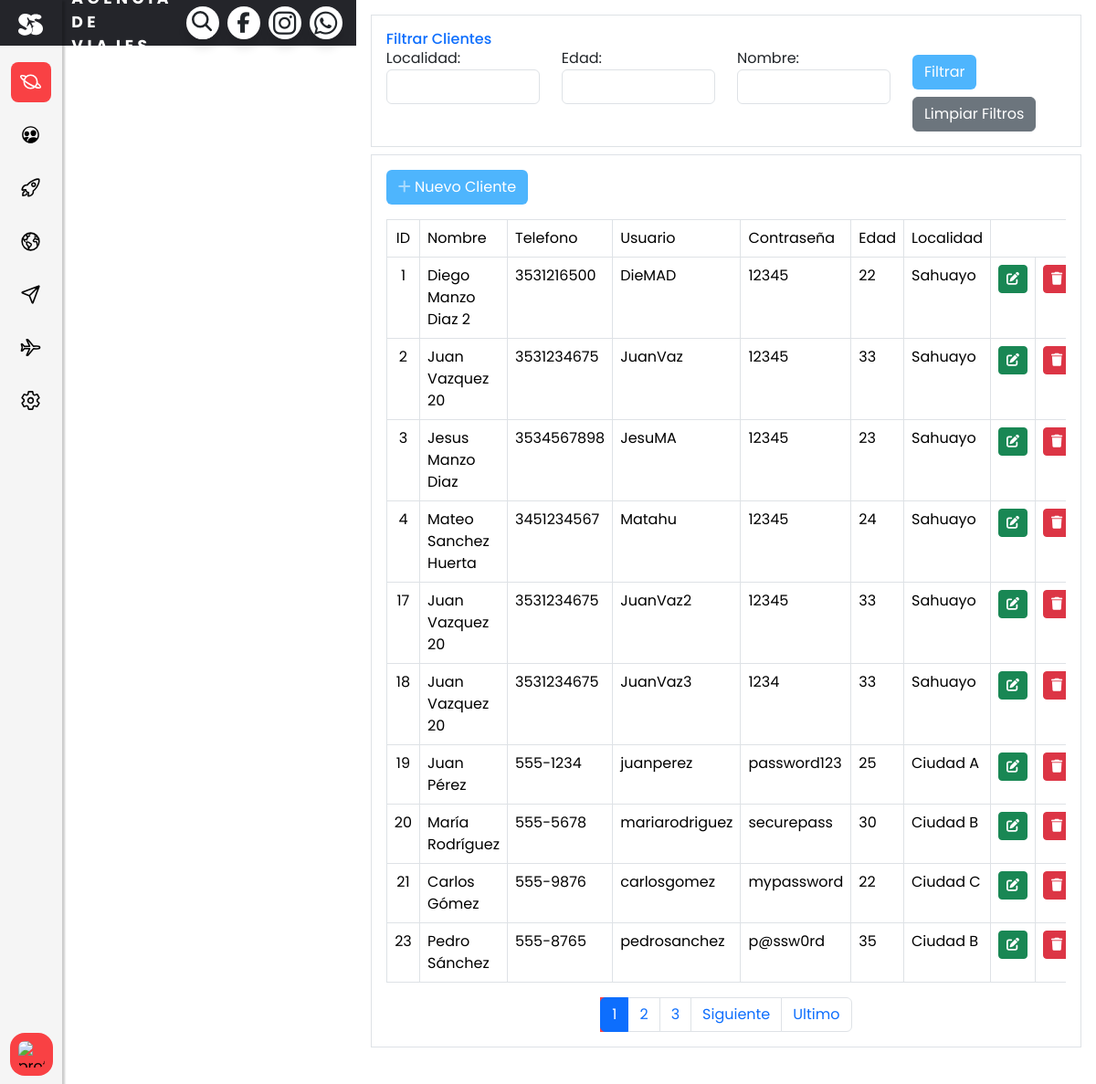
Page /clientes-list on the earlier database version.
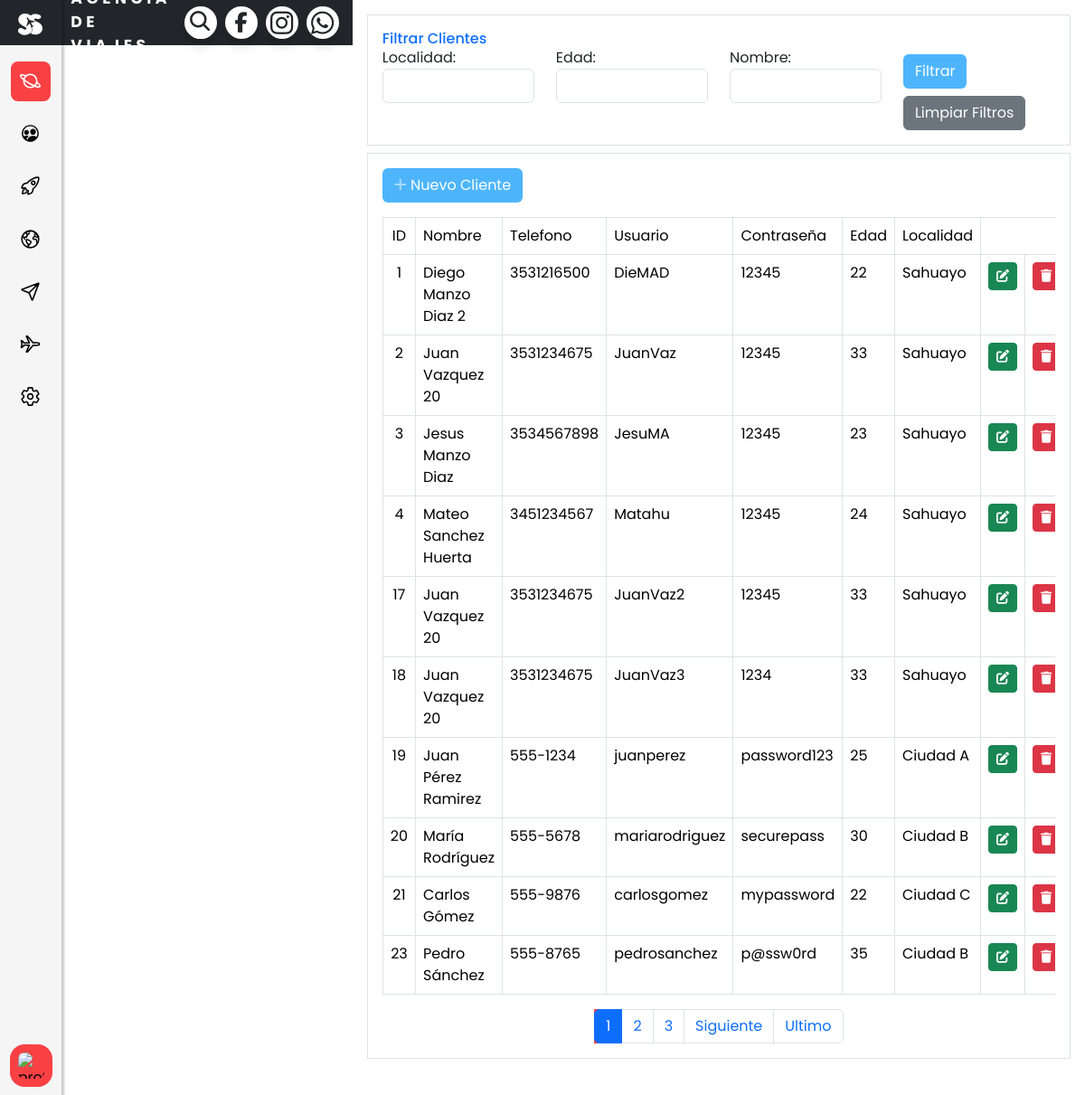
Same page on the later database version.
### clientes/models.py (models this page shows, shortened)
class Cliente(models.Model):
    idcliente = models.AutoField(primary_key=True, unique=True, blank=False, null=False)
    nombrec = models.CharField(max_length=255, blank=False, null=False)
    telefenoc = models.CharField(max_length=20)
    usuarioc = models.CharField(max_length=50, unique=True, blank=False, null=False)
    passwordc = models.CharField(max_length=100, blank=False, null=False)
    edadc = models.IntegerField()
    localidad = models.CharField(max_length=100)
    imagensrc = models.URLField(max_length=200, blank=True, null=True)

### clientes/views.py (the view)
# urls.py: path('clientes-list', views.ClienteListView.as_view(), name='cliente_list'),
class ClienteListView(ListView):
    template_name = 'clientes/clientes_list.html'
    model = Cliente
    context_object_name = "clientes"
    paginate_by = 10
    def get_queryset(self):
        queryset = super().get_queryset()
        localidad = self.request.GET.get('localidad')
        edad = self.request.GET.get('edad')
        nombre = self.request.GET.get('nombre')
        if localidad:
            queryset = queryset.filter(localidad__icontains=localidad)
        if edad:
            queryset = queryset.filter(edadc=edad)
        if nombre:
            queryset = queryset.filter(nombrec__icontains=nombre)
        return queryset

### clientes/templates/clientes/clientes_list.html (shortened to what the changed rows need)
{% extends 'base/base.html' %}
{% block content %}
                <div class="container-fluid p-3 border  mb-4">
                    <div class="card-body">
                        <div class="table-responsive">
                            <table class="table table-bordered" id="dataTable" width="100%" cellspacing="0">
                                <thead>
                                <tr>
                                    <td class="text-center">ID</td>
                                    <td>Nombre</td>
                                    <td>Telefono</td>
                                    <td>Usuario</td>
                                    <td>Contraseña</td>
                                    <td>Edad</td>
                                    <td>Localidad</td>
                                </tr>
                                </thead>
                                <tbody>
                                {% for cliente in clientes %}
                                <tr>
                                    <td class="text-center">{{ cliente.idcliente }}</td>
                                    <td>{{ cliente.nombrec }}</td>
                                    <td>{{ cliente.telefenoc }}</td>
                                    <td>{{ cliente.usuarioc }}</td>
                                    <td>{{ cliente.passwordc }}</td>
                                    <td>{{ cliente.edadc }}</td>
                                    <td>{{ cliente.localidad }}</td>
                                        <td class="text-center">
                                            <a href="{% url 'clientes:cliente_update' cliente.idcliente %}" class="btn btn-success btn-circle btn-sm">
                                                <i class="fas fa-edit"></i>
                                            </a>
                                        </td>
                                        <td class="text-center">
                                            <a href="{% url 'clientes:eliminar_cliente' cliente.idcliente %}" class="btn btn-danger btn-circle btn-sm">
                                                <i class="fas fa-trash"></i>
                                            </a>
                                        </td>
                                    </tr>
                                {% endfor %}
                                </tbody>
                            </table>
                        </div>
            </div>
        </div>
{% endblock content %}

Differences in the rows shown:
changed Cliente "juanperez": nombrec "Juan Pérez" → "Juan Pérez Ramirez"
